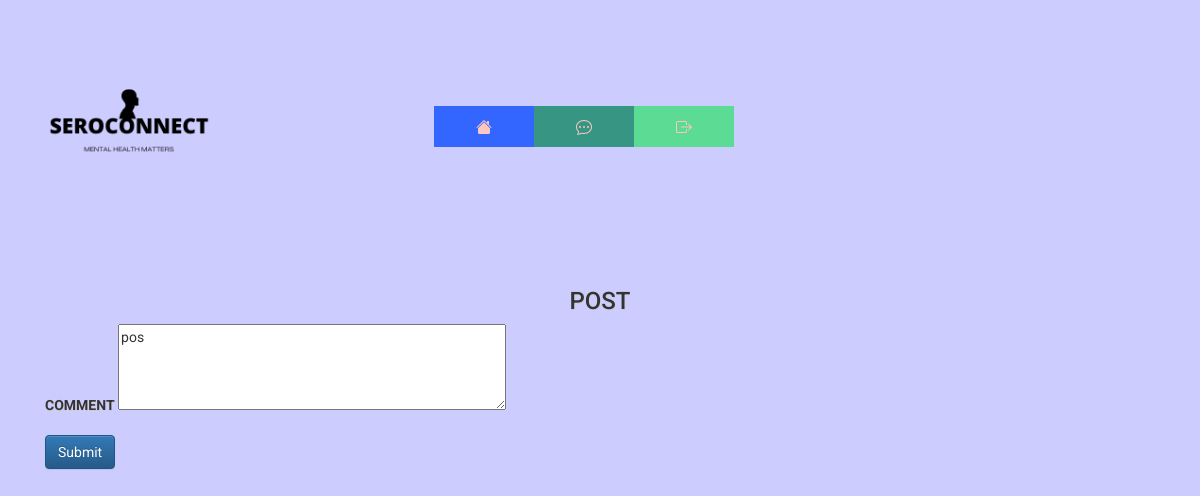
Page /comment/edit/1 (signed in) on the earlier database version.
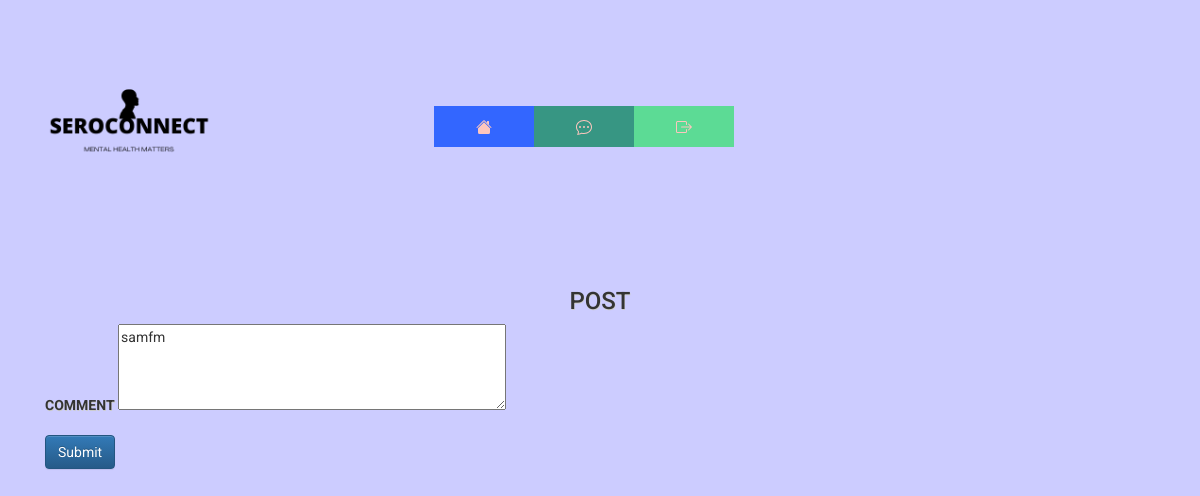
Same page on the later database version.
### website/database/models.py (models this page shows)
class Comment(db.Model):
    __tablename__='comments'
    id = db.Column(db.Integer, primary_key=True)
    text= db.Column(db.Text,nullable=False)
    user_id = db.Column(db.Integer, db.ForeignKey('user.id'))
    post_id = db.Column(db.Integer, db.ForeignKey('post.id'))
    post = db.relationship("Post", back_populates="comments")

### website/post/comments/comments.py (the view)
@comments.route('/comment/edit/<commentid>',methods=['GET', 'POST'])
@login_required
@check_confirmed
def editcomment(commentid):
    comment = Comment.query.filter_by(id=commentid).first()
    if request.method == 'GET':
        return render_template('forum/editcomments.html',comment=comment,user=current_user)
    else:
        text=request.form.get('comment')
        comment.text=text
        db.session.commit()
        return redirect(url_for('views.forum'))

### website/__init__.py (called while the page is built)
@login_manager.user_loader
def load_user(id):
    return User.query.get(int(id))

### website/templates/forum/editcomments.html
{% extends "base.html" %} {% block title %}SeroConnect{% endblock %}{% block content%}
<form action="{{ url_for('comments.editcomment',commentid=comment.id) }}" method="POST">
    <h3 align="center">Post</h3>
    <div class="form-group">
      <label for="comment">comment</label>
      <textarea id="comment" name="comment" rows="4" cols="50">{{comment.text}}</textarea>
    </div>
    <button type="submit" class="btn btn-primary">Submit</button>
</form>
{%endblock%}

Differences in the rows shown:
changed Comment: comment "pos" → "samfm"
